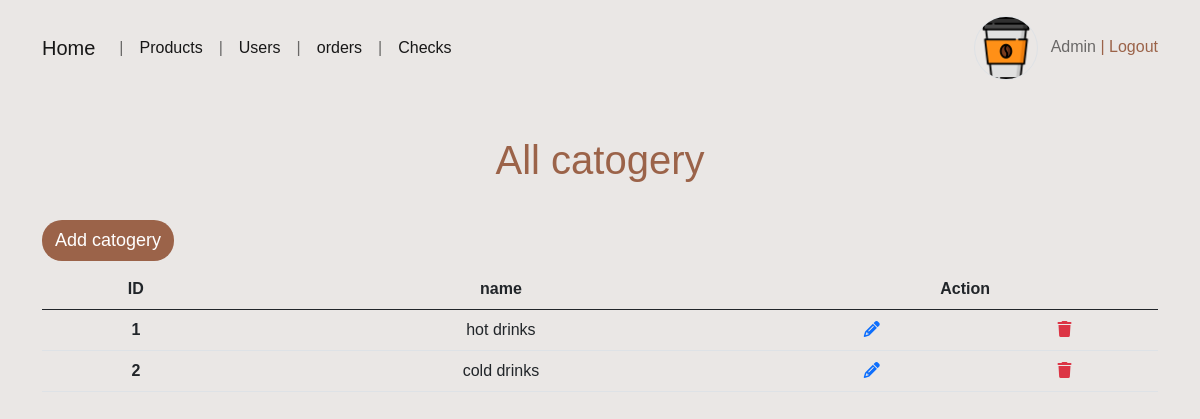
The app's page /allcatogery.php (signed in) with its own data.
### tables this page shows
CREATE TABLE `cats` (
  `id` int(11) NOT NULL,
  `name` varchar(255) NOT NULL
);

### allcatogery.php (the view, shortened to what this page needs)
<?php
 if (!empty($_SESSION['admin'])) {
 ?>
<!doctype html>
<html lang="en">
  <head>
    <link rel="stylesheet" href="https://cdn.jsdelivr.net/npm/bootstrap@5.0.2/dist/css/bootstrap.min.css">
    <link rel="stylesheet" href="https://cdnjs.cloudflare.com/ajax/libs/font-awesome/6.1.1/css/all.min.css" />
    <link rel="stylesheet" href="css/main.css">
  </head>
  <body>
    <?php require"adminnavbar.php"?>
    <section class="section mt-5">
        <div class="container">
            <div class="row">
                <div class="col-md-12">
                  <div class=" d-flex  row">
                    <h1 class=" text-center justify-content-center title fs-1">All catogery</h1>
                    <h5> <a href="catogery.php" class="btn">Add catogery</a></h5>
                  </div>
                  <div class="table-wrap">
                        <table class="table">
                            <thead class="thead-primary">
                                <tr class="text-center">
                                  <th>ID</th>
                                  <th>name</th>
                                  <th colspan="2">Action</th>
                                </tr>
                            </thead>
    <?php
      require 'connection.php';
      $queryString=$connection->prepare('SELECT * FROM cats');
      $queryString->execute();
      $catogerys=$queryString->fetchAll();
          foreach ($catogerys as $catogery){?>
            <tr class="text-center">
                <th ><?= $catogery['id']?></th>
                <td><?= $catogery['name']?></td>
                  <?php
                      echo "<td> <a href='editcatogery.php?id={$catogery['id']}'>
                      <i class='fa-solid fa-pencil'></i>
                      </a></td>";
                echo "<td> <a href='catcontroller.php?id={$catogery['id']}&deletecatogery'>
                <i class='fa-solid fa-trash text-danger'></i>
                </a></td>";
           ?>
            </tr>
   <?php }
       echo "</table>";
                echo "</div>";
                echo "</div>";
                echo "</div>";
                echo "</div>";
                echo "</section>";
?>
      </body>
    </html>
    <?php
 }
 else {
  header("Location:index.php");
 }
 ?>

### css/main.css (style rules this page uses)
* { font-family: "Poppins", "Arial", "Helvetica Neue", sans-serif; outline:none !important; }
body { background-color: #eae7e5; }
.title { font-size: 23px; color: #9b6349; font-weight: 400; margin-bottom: 36px; }
.btn { color: #fff; -webkit-transition: all 0.4s ease; -o-transition: all 0.4s ease; -moz-transition: all 0.4s ease; transition: all 0.4s ease; font-size: 18px; -ms-transition: all 0.4s ease; border-radius: 20px; -webkit-border-radius: 20px; -moz-border-radius: 20px; -ms-border-radius: 20px; -o-border-radius: 20px; background: #9b6349; }

### records on screen
cats: id "1", name "hot drinks"
cats: id "2", name "cold drinks"
